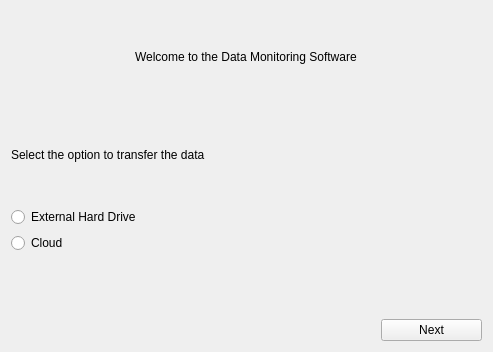
<?xml version="1.0" encoding="UTF-8"?>
<ui version="4.0">
 <class>Form</class>
 <widget class="QWidget" name="Form">
  <property name="geometry">
   <rect>
    <x>0</x>
    <y>0</y>
    <width>493</width>
    <height>352</height>
   </rect>
  </property>
  <property name="windowTitle">
   <string>driveSelection</string>
  </property>
  <layout class="QVBoxLayout" name="verticalLayout_4">
   <item>
    <layout class="QVBoxLayout" name="verticalLayout">
     <item alignment="Qt::AlignHCenter">
      <widget class="QLabel" name="label">
       <property name="text">
        <string>Welcome to the Data Monitoring Software</string>
       </property>
      </widget>
     </item>
    </layout>
   </item>
   <item>
    <layout class="QVBoxLayout" name="verticalLayout_2">
     <item>
      <widget class="QLabel" name="label_2">
       <property name="text">
        <string>Select the option to transfer the data</string>
       </property>
      </widget>
     </item>
    </layout>
   </item>
   <item>
    <layout class="QVBoxLayout" name="verticalLayout_3">
     <property name="topMargin">
      <number>0</number>
     </property>
     <property name="rightMargin">
      <number>0</number>
     </property>
     <property name="bottomMargin">
      <number>60</number>
     </property>
     <item>
      <widget class="QRadioButton" name="extDriveButton">
       <property name="text">
        <string>External Hard Drive</string>
       </property>
      </widget>
     </item>
     <item>
      <widget class="QRadioButton" name="cloudButton">
       <property name="text">
        <string>Cloud</string>
       </property>
      </widget>
     </item>
    </layout>
   </item>
   <item>
    <layout class="QHBoxLayout" name="horizontalLayout">
     <property name="leftMargin">
      <number>370</number>
     </property>
     <property name="bottomMargin">
      <number>0</number>
     </property>
     <item>
      <widget class="QPushButton" name="nextButton1">
       <property name="text">
        <string>Next</string>
       </property>
      </widget>
     </item>
    </layout>
   </item>
  </layout>
 </widget>
 <resources/>
 <connections/>
</ui>
